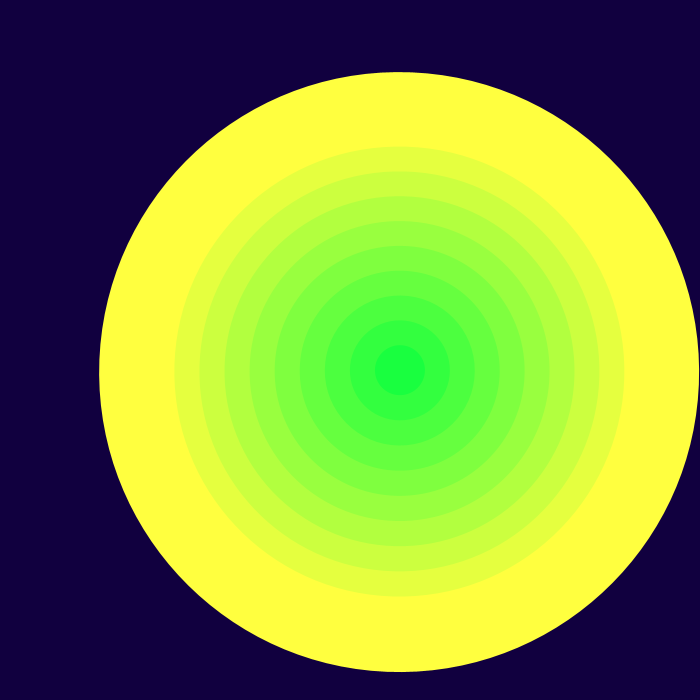
Frame 1 (no input)
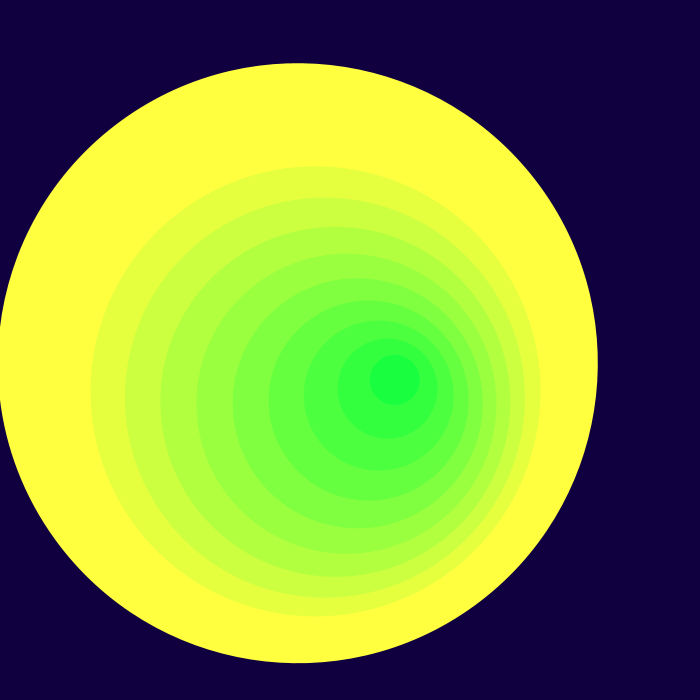
Frame 60 (the mouse pressed at the canvas centre just before this capture)
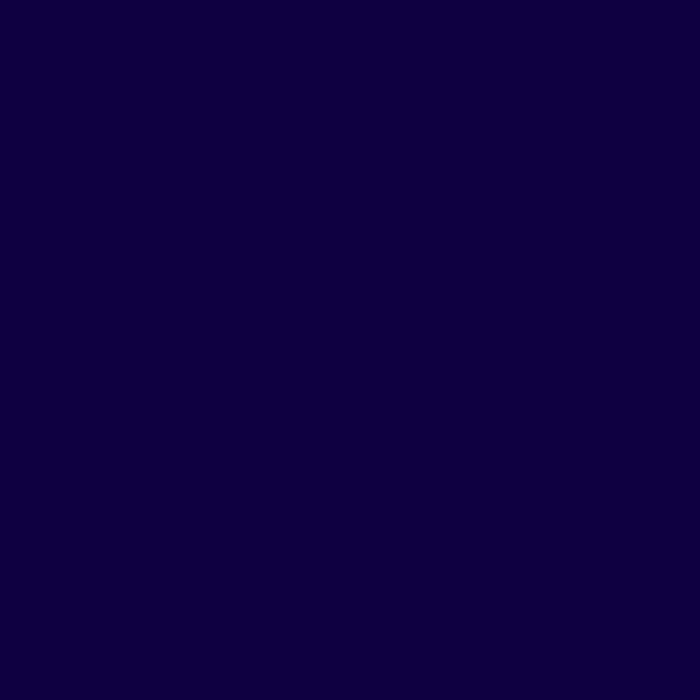
Frame 120 (the mouse held since frame 60 and released just before this capture)

The Processing sketch that drew these frames (run headless with seeded random() and noise(); from frame 60 on, the mouse is pressed at the canvas centre):

// Processing sketch: processing_113784
// ── processing_113784.pde

void setup() {
  size(700, 700);
  colorMode(RGB,3000,100,400);
  smooth();
}
 
void draw() {
  background(200, 0, 100);
  float angle = map(dist(mouseX, mouseY, width / 2, height / 2), 0, width / 3, 0, PI);
  noStroke();
  for(int i = 12; i > 0; i--) {
    fill(i * 300, 500, 100);
    pushMatrix();
    translate(width / 2, height / 2);
    rotate(radians(i * frameCount * 0.2));
    arc(50, 20, i * 50, i * 50, 0, angle);
    popMatrix();
  }
  pushMatrix();
  translate(width / 2, height / 2);
  popMatrix();
   
}
